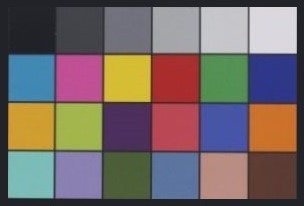
#> input picture card.jpg, 304 x 206 px
$ python -i Orientation_check.py   (imports and definitions only)
#> lines starting #> are read from the running program, lines starting #| are printed output that depends on the picture
#> further down, picture is the input picture: shape (206, 304, 3); mean B, G, R 102.5, 104.2, 116.7
__author__ = 'Mohammad'
import numpy as np
import cv2

def Orientation(img):
    Default_h = 1280
    #Default_h = 600

    height = np.size(img,0)
#> height = 206
    width = np.size(img,1)
#> width = 304
    img = cv2.resize(img, (int(width*Default_h/height), Default_h))

    height = np.size(img,0)
#> height = 1280
    width = np.size(img,1)
#> width = 1888

    b1,g1,r1 = cv2.split(img)
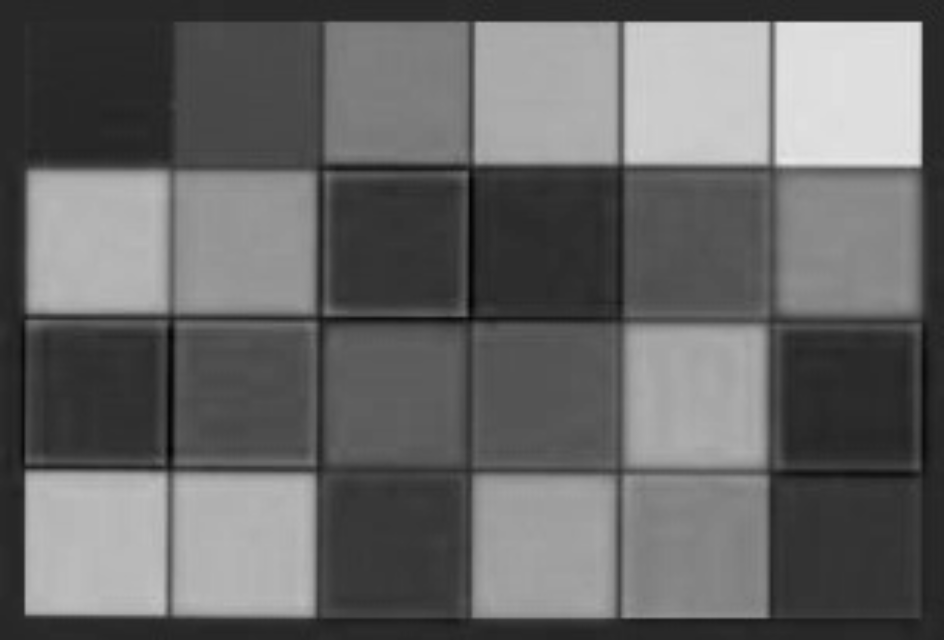
#> b1: shape (1280, 1888) (shown at 1/2 size); min 0, max 234, mean 102.4
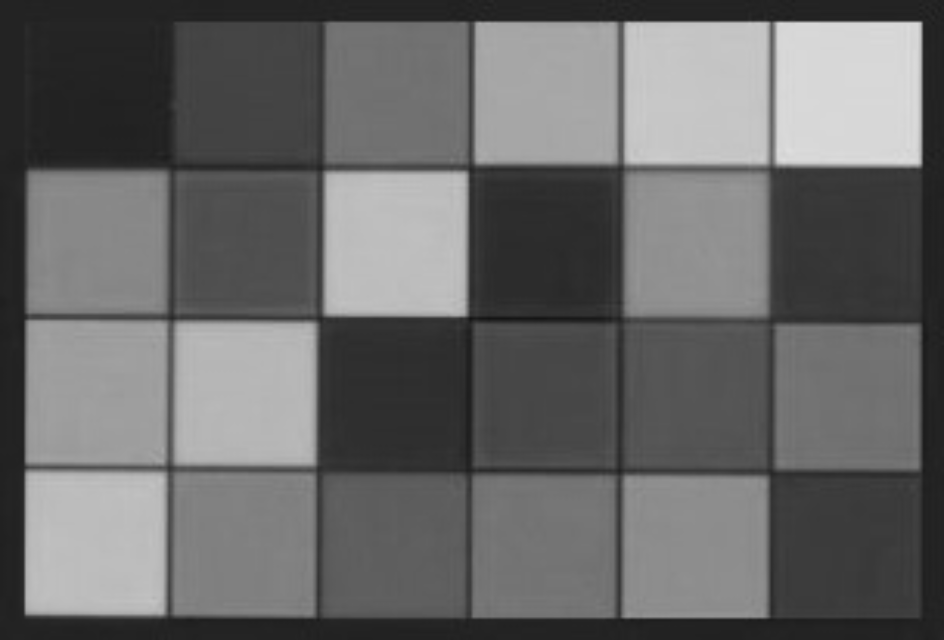
#> g1: shape (1280, 1888) (shown at 1/2 size); min 18, max 223, mean 104.1
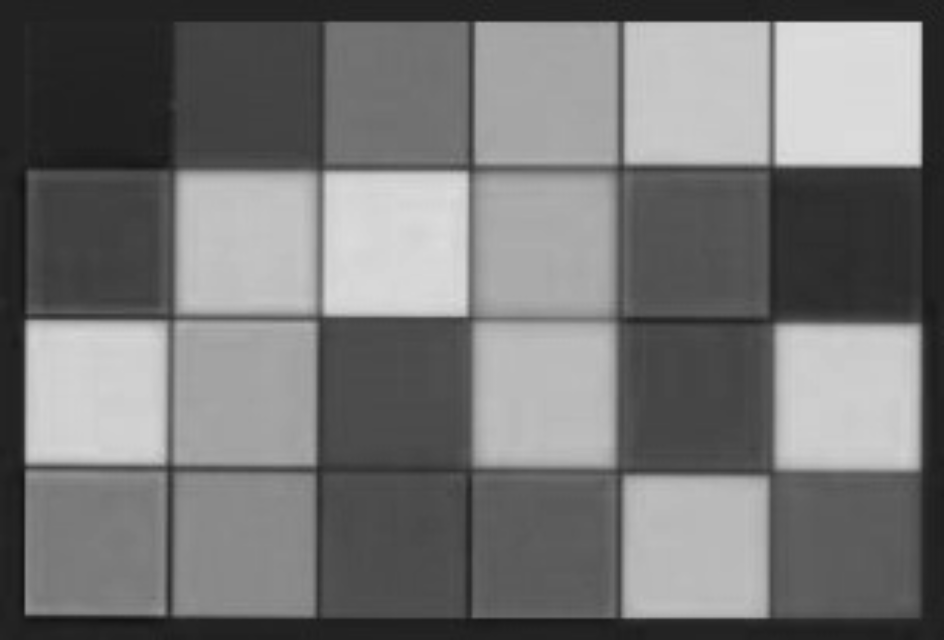
#> r1: shape (1280, 1888) (shown at 1/2 size); min 17, max 222, mean 116.7
    median = cv2.medianBlur((b1>200)*b1,13)
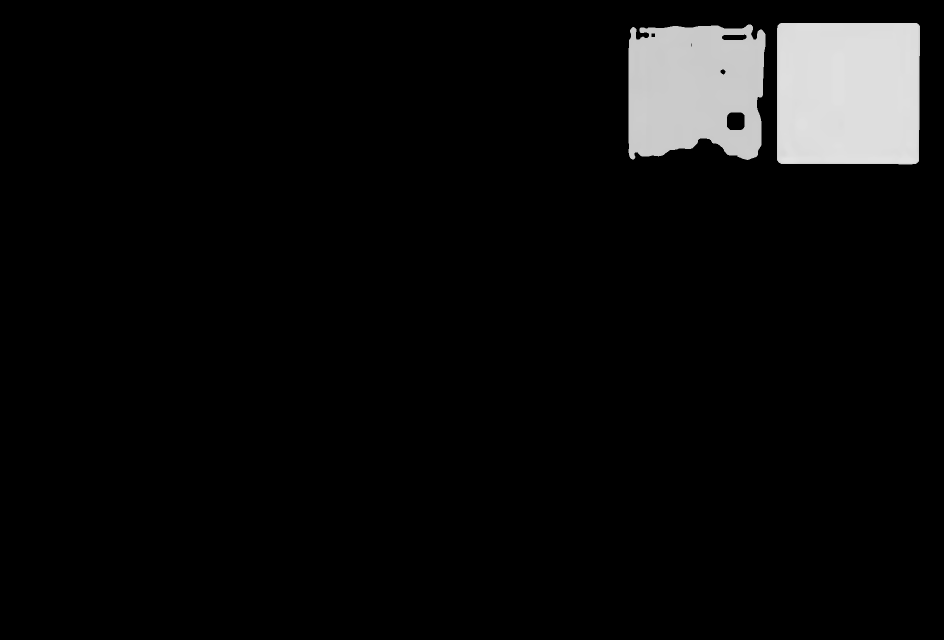
#> median: shape (1280, 1888) (shown at 1/2 size); min 0, max 226, mean 12.7
    blur = cv2.blur(median,(9,9))
    kernel = np.ones((3,3),np.uint8)
    opening = cv2.morphologyEx(blur,cv2.MORPH_CLOSE,kernel, iterations = 2)
    kernel = np.ones((23,23),np.uint8)
    opening = cv2.morphologyEx(opening,cv2.MORPH_OPEN,kernel, iterations = 2)

    #ret, markers = cv2.connectedComponents(np.uint8(opening>90))

    if np.sum(opening[int(height*0.33):int(height*0.66),0:int(width*0.2)]>90)>(np.sum(opening[int(height*0.33):int(height*0.66),-1*int(width*0.2):-1]>90)):
        output = 0
    else:
        output = 1
    return(output)

    #print(np.sum(opening[int(height*0.33):int(height*0.66),0:int(width*0.2)]>90),np.sum(opening[int(height*0.33):int(height*0.66),-1*int(width*0.2):-1]>90))
    #print(np.sum(b1[int(height*0.33):int(height*0.66),0:int(width*0.2)]>200),np.sum(b1[int(height*0.33):int(height*0.66),-1*int(width*0.2):-1]>200))

>>> import cv2
>>> picture = cv2.imread('card.jpg')
>>> result = Orientation(picture)
#> result = 1
